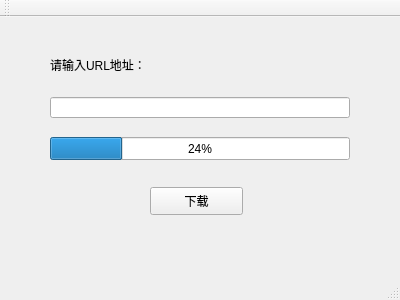
<?xml version="1.0" encoding="UTF-8"?>
<ui version="4.0">
 <class>MainWindow</class>
 <widget class="QMainWindow" name="MainWindow">
  <property name="geometry">
   <rect>
    <x>0</x>
    <y>0</y>
    <width>400</width>
    <height>300</height>
   </rect>
  </property>
  <property name="windowTitle">
   <string>MainWindow</string>
  </property>
  <widget class="QWidget" name="centralWidget">
   <widget class="QLabel" name="label">
    <property name="geometry">
     <rect>
      <x>50</x>
      <y>40</y>
      <width>121</width>
      <height>16</height>
     </rect>
    </property>
    <property name="text">
     <string>请输入URL地址：</string>
    </property>
   </widget>
   <widget class="QLineEdit" name="lineEdit">
    <property name="geometry">
     <rect>
      <x>50</x>
      <y>80</y>
      <width>300</width>
      <height>21</height>
     </rect>
    </property>
   </widget>
   <widget class="QProgressBar" name="progressBar">
    <property name="geometry">
     <rect>
      <x>50</x>
      <y>120</y>
      <width>300</width>
      <height>23</height>
     </rect>
    </property>
    <property name="value">
     <number>24</number>
    </property>
   </widget>
   <widget class="QPushButton" name="pushButton">
    <property name="geometry">
     <rect>
      <x>150</x>
      <y>170</y>
      <width>93</width>
      <height>28</height>
     </rect>
    </property>
    <property name="text">
     <string>下载</string>
    </property>
   </widget>
  </widget>
  <widget class="QMenuBar" name="menuBar">
   <property name="geometry">
    <rect>
     <x>0</x>
     <y>0</y>
     <width>400</width>
     <height>26</height>
    </rect>
   </property>
  </widget>
  <widget class="QToolBar" name="mainToolBar">
   <attribute name="toolBarArea">
    <enum>TopToolBarArea</enum>
   </attribute>
   <attribute name="toolBarBreak">
    <bool>false</bool>
   </attribute>
  </widget>
  <widget class="QStatusBar" name="statusBar"/>
 </widget>
 <layoutdefault spacing="6" margin="11"/>
 <resources/>
 <connections/>
</ui>
